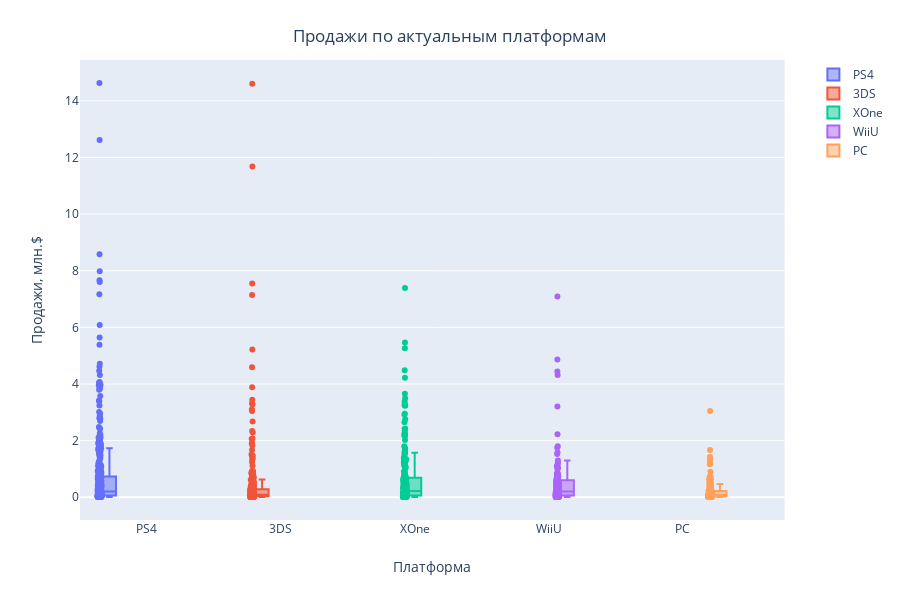

Here is the notebook cell this chart was saved with:
### Markdown cell above
&nbsp;&nbsp;&nbsp;&nbsp;&nbsp;Актуальные платформы на 2016 год - *PS4, XBox One, Nintendo 3DS, PC, Nintendo WiiU*. На всех платформах продажи начали падение, вероятнее всего в ближайшие несколько лет будут выпущенные новые платформы.  
&nbsp;&nbsp;&nbsp;&nbsp;&nbsp;Построим график по глобальным продажам каждой игры и разбивкой по платформам.

### Code cell
actual_platforms = ['PS4', 'XOne', '3DS', 'PC', 'WiiU']
game_sales_by_platform = games_data[(games_data['year_of_release']>2012) & (games_data['platform'].isin(actual_platforms))]
fig = px.box(game_sales_by_platform, x='platform', y='total_sales', points="all", color="platform", hover_data=["name"])
for i in range(len(fig.data)):
    fig.data[i].hovertemplate = '<b>%{customdata[0]}</b><br>%{x}<br>Продажи %{y} млн.$'
    fig.data[i].name = fig.data[i].name.split('=')[1]
fig.update_layout(
    title={
        'text': "Продажи по актуальным платформам",
        'y':0.95,
        'x':0.5,
        'xanchor': 'center',
        'yanchor': 'top'},
    xaxis_title='Платформа',
    yaxis_title='Продажи, млн.$'
    )
fig.show()

### Figure 1 — Plotly figure (JSON) as saved in the notebook; plotly's stock layout.template omitted (floating-point values rounded to 4 significant figures; data arrays with more than 128 entries replaced by an {"elided": "..."} marker saying what was removed)
{"data": [{"alignmentgroup": "True", "boxpoints": "all", "customdata": {"elided": "392x1 str values"}, "hoverlabel": {"namelength": 0}, "hovertemplate": "<b>%{customdata[0]}</b><br>%{x}<br>Продажи %{y} млн.$", "legendgroup": "platform=PS4", "marker": {"color": "#636efa"}, "name": "PS4", "notched": false, "offsetgroup": "platform=PS4", "orientation": "v", "showlegend": true, "type": "box", "x": {"elided": "392 str values"}, "x0": " ", "xaxis": "x", "y": {"elided": "392 float values"}, "y0": " ", "yaxis": "y"}, {"alignmentgroup": "True", "boxpoints": "all", "customdata": {"elided": "303x1 str values"}, "hoverlabel": {"namelength": 0}, "hovertemplate": "<b>%{customdata[0]}</b><br>%{x}<br>Продажи %{y} млн.$", "legendgroup": "platform=3DS", "marker": {"color": "#EF553B"}, "name": "3DS", "notched": false, "offsetgroup": "platform=3DS", "orientation": "v", "showlegend": true, "type": "box", "x": {"elided": "303 str values"}, "x0": " ", "xaxis": "x", "y": {"elided": "303 float values"}, "y0": " ", "yaxis": "y"}, {"alignmentgroup": "True", "boxpoints": "all", "customdata": {"elided": "247x1 str values"}, "hoverlabel": {"namelength": 0}, "hovertemplate": "<b>%{customdata[0]}</b><br>%{x}<br>Продажи %{y} млн.$", "legendgroup": "platform=XOne", "marker": {"color": "#00cc96"}, "name": "XOne", "notched": false, "offsetgroup": "platform=XOne", "orientation": "v", "showlegend": true, "type": "box", "x": {"elided": "247 str values"}, "x0": " ", "xaxis": "x", "y": {"elided": "247 float values"}, "y0": " ", "yaxis": "y"}, {"alignmentgroup": "True", "boxpoints": "all", "customdata": [["Mario Kart 8"], ["Super Smash Bros. for Wii U and 3DS"], ["Splatoon"], ["Super Mario 3D World"], ["Super Mario Maker"], ["New Super Luigi U"], ["The Legend of Zelda: The Wind Waker"], ["Wii Party U"], ["Mario Party 10"], ["Donkey Kong Country: Tropical Freeze"], ["Yoshi's Woolly World"], ["Hyrule Warriors"], ["Captain Toad: Treasure Tracker"], ["Pikmin 3"], ["LEGO City Undercover"], ["The Legend of Zelda: Twilight Princess HD"], ["Pokken Tournament"], ["Wii Fit U"], ["Xenoblade Chronicles X"], ["Mario & Sonic at the Sochi 2014 Olympic Winter Games"], ["Bayonetta 2"], ["LEGO Marvel Super Heroes"], ["Just Dance 2015"], ["Skylanders: Trap Team"], ["Minecraft"], ["Rayman Legends"], ["Disney Infinity 2.0: Marvel Super Heroes"], ["The LEGO Movie Videogame"], ["Disney Infinity"], ["Just Dance 2014"], ["Skylanders SWAP Force"], ["Just Dance 2016"], ["LEGO Dimensions"], ["LEGO Jurassic World"], ["Kirby and the Rainbow Curse"], ["Skylanders: SuperChargers"], ["Disney Infinity 3.0"], ["Lego Batman 3: Beyond Gotham"], ["Mario Tennis Ultra Smash"], ["Paper Mario: Color Splash"], ["Animal Crossing: Amiibo Festival"], ["Dragon Quest X"], ["The Wonderful 101"], ["Sonic Lost World"], ["Wii Sports Club"], ["Star Fox: Zero"], ["Call of Duty: Ghosts"], ["Mario & Sonic at the Rio 2016 Olympic Games"], ["Batman: Arkham Origins"], ["Sonic Boom: Rise of Lyric"], ["Assassin's Creed IV: Black Flag"], ["NES Remix"], ["Need for Speed: Most Wanted"], ["Shin Megami Tensei x Fire Emblem"], ["LEGO Marvel's Avengers"], ["Game & Wario"], ["LEGO The Hobbit"], ["Disney's Planes"], ["Guitar Hero Live"], ["Injustice: Gods Among Us"], ["Resident Evil: Revelations"], ["Taiko no Tatsujin: Wii U Version!"], ["Skylanders Imaginators"], ["Lego Star Wars: The Force Awakens"], ["Watch Dogs"], ["Rodea the Sky Soldier"], ["Tom Clancy's Splinter Cell: Blacklist"], ["LEGO Batman 2: DC Super Heroes"], ["Taiko Drum Master: Tokumori!"], ["The Walking Dead: Survival Instinct"], ["Fatal Frame: Maiden of Black Water"], ["Deus Ex: Human Revolution"], ["Scribblenauts Unmasked: A DC Comics Adventure"], ["Angry Birds Star Wars"], ["Shovel Knight"], ["The Voice"], ["Just Dance 2017"], ["The Amazing Spider-Man (Console Version)"], ["Just Dance Wii U"], ["The Smurfs 2"], ["How to Train Your Dragon 2"], ["Just Dance: Disney Party 2"], ["Pac-Man and the Ghostly Adventures 2"], ["Taiko no Tatsujin: Atsumete Tomodachi Daisakusen!"], ["One Piece: Unlimited World Red"], ["DuckTales: Remastered"], ["Transformer: Rise of the Dark Spark"], ["Devil's Third"], ["The Amazing Spider-Man 2 (2014)"], ["PAC-MAN and the Ghostly Adventures"], ["Adventure Time: Finn & Jake Investigations"], ["Legend of Kay"], ["SpongeBob SquarePants: Plankton's Robotic Revenge"], ["Adventure Time: Explore the Dungeon Because I Don't Know!"], ["Penguins of Madagascar"], ["YoKai Watch Dance: Just Dance Special Version"], ["Gotouchi Tetsudou: Gotouchi Chara to Nihon Zenkoku no Tabi"], ["Terraria"], ["Mighty No. 9"], ["The Croods: Prehistoric Party!"], ["Turbo: Super Stunt Squad"], ["Disney Planes Fire & Rescue"], ["Monster High 13 Wishes"], ["Sniper Elite V2"], ["Fist of the North Star: Ken's Rage 2"], ["Kamen Rider: Battride War II"], ["Cabela's Big Game Hunter: Pro Hunts"], ["Puyo Puyo Tetris"], ["The Book of Unwritten Tales 2"], ["Barbie and Her Sisters Puppy Rescue"], ["Dragon Quest X: All in One Package"], ["Legend of Kay Anniversary"], ["Mario vs. Donkey Kong: Tipping Stars"], ["Art Academy: Home Studio"], ["Fast Racing Neo "]], "hoverlabel": {"namelength": 0}, "hovertemplate": "<b>%{customdata[0]}</b><br>%{x}<br>Продажи %{y} млн.$", "legendgroup": "platform=WiiU", "marker": {"color": "#ab63fa"}, "name": "WiiU", "notched": false, "offsetgroup": "platform=WiiU", "orientation": "v", "showlegend": true, "type": "box", "x": ["WiiU", "WiiU", "WiiU", "WiiU", "WiiU", "WiiU", "WiiU", "WiiU", "WiiU", "WiiU", "WiiU", "WiiU", "WiiU", "WiiU", "WiiU", "WiiU", "WiiU", "WiiU", "WiiU", "WiiU", "WiiU", "WiiU", "WiiU", "WiiU", "WiiU", "WiiU", "WiiU", "WiiU", "WiiU", "WiiU", "WiiU", "WiiU", "WiiU", "WiiU", "WiiU", "WiiU", "WiiU", "WiiU", "WiiU", "WiiU", "WiiU", "WiiU", "WiiU", "WiiU", "WiiU", "WiiU", "WiiU", "WiiU", "WiiU", "WiiU", "WiiU", "WiiU", "WiiU", "WiiU", "WiiU", "WiiU", "WiiU", "WiiU", "WiiU", "WiiU", "WiiU", "WiiU", "WiiU", "WiiU", "WiiU", "WiiU", "WiiU", "WiiU", "WiiU", "WiiU", "WiiU", "WiiU", "WiiU", "WiiU", "WiiU", "WiiU", "WiiU", "WiiU", "WiiU", "WiiU", "WiiU", "WiiU", "WiiU", "WiiU", "WiiU", "WiiU", "WiiU", "WiiU", "WiiU", "WiiU", "WiiU", "WiiU", "WiiU", "WiiU", "WiiU", "WiiU", "WiiU", "WiiU", "WiiU", "WiiU", "WiiU", "WiiU", "WiiU", "WiiU", "WiiU", "WiiU", "WiiU", "WiiU", "WiiU", "WiiU", "WiiU", "WiiU", "WiiU", "WiiU", "WiiU"], "x0": " ", "xaxis": "x", "y": [7.09, 4.87, 4.44, 4.32, 3.21, 2.23, 1.8, 1.75, 1.58, 1.53, 1.3, 1.23, 1.19, 1.12, 1.1, 1.03, 1.01, 0.84, 0.84, 0.78, 0.76, 0.74, 0.73, 0.7, 0.67, 0.66, 0.65, 0.64, 0.6, 0.59, 0.58, 0.57, 0.53, 0.52, 0.51, 0.48, 0.46, 0.46, 0.44, 0.42, 0.42, 0.41, 0.4, 0.39, 0.38, 0.37, 0.35, 0.34, 0.31, 0.31, 0.29, 0.27, 0.27, 0.25, 0.24, 0.24, 0.22, 0.2, 0.19, 0.19, 0.18, 0.19, 0.19, 0.15, 0.13, 0.12, 0.12, 0.11, 0.11, 0.12, 0.11, 0.11, 0.1, 0.1, 0.1, 0.09, 0.1, 0.09, 0.09, 0.08, 0.09, 0.08, 0.07, 0.06, 0.06, 0.07, 0.06, 0.07, 0.05, 0.04, 0.05, 0.05, 0.05, 0.03, 0.03, 0.03, 0.03, 0.03, 0.03, 0.02, 0.02, 0.02, 0.02, 0.02, 0.02, 0.02, 0.02, 0.02, 0.01, 0.01, 0.01, 0.01, 0.01, 0.01, 0.01], "y0": " ", "yaxis": "y"}, {"alignmentgroup": "True", "boxpoints": "all", "customdata": {"elided": "192x1 str values"}, "hoverlabel": {"namelength": 0}, "hovertemplate": "<b>%{customdata[0]}</b><br>%{x}<br>Продажи %{y} млн.$", "legendgroup": "platform=PC", "marker": {"color": "#FFA15A"}, "name": "PC", "notched": false, "offsetgroup": "platform=PC", "orientation": "v", "showlegend": true, "type": "box", "x": {"elided": "192 str values"}, "x0": " ", "xaxis": "x", "y": {"elided": "192 float values"}, "y0": " ", "yaxis": "y"}], "layout": {"boxmode": "group", "height": 600, "legend": {"tracegroupgap": 0}, "margin": {"t": 60}, "title": {"text": "Продажи по актуальным платформам", "x": 0.5, "xanchor": "center", "y": 0.95, "yanchor": "top"}, "xaxis": {"anchor": "y", "categoryarray": ["PS4", "3DS", "XOne", "WiiU", "PC"], "categoryorder": "array", "domain": [0, 0.98], "title": {"text": "Платформа"}}, "yaxis": {"anchor": "x", "domain": [0, 1], "title": {"text": "Продажи, млн.$"}}}}
